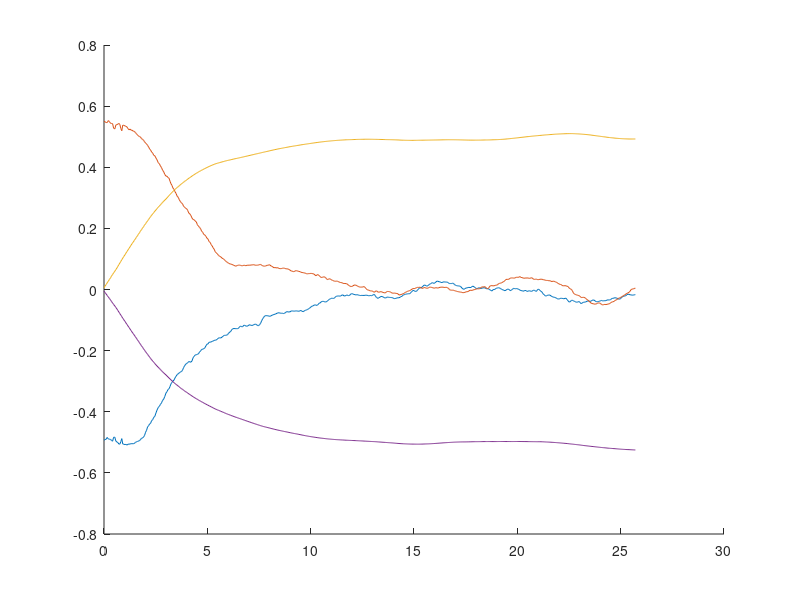

MATLAB code for this plot: (Note: this script raises an error after producing the figure.)
clear; clc;
%v_pos_dist = importdata("log_v_pos_dist.txt");
%v_vel_dist = importdata("log_v_vel_dist.txt");
%v_vel_dist_lp = importdata("log_v_vel_dist_lp.txt");
%v_pos_dist = importdata("log_v_pos_dist_3_wave.txt");
%v_vel_dist = importdata("log_v_vel_dist_3_wave.txt");
%v_vel_dist_lp = importdata("log_v_vel_dist_lp_3_wave.txt");
%v_vel_aruco = importdata("log_v_vel_aruco_3_wave.txt");
%v_land = importdata("log_v_good_land.txt");
% v_pitch = importdata("log_pitch.txt");
% v_dist = importdata("log_dist.txt");
% v_roll = importdata("log_roll.txt");
% dist_test = importdata("dist_test_no_movement.txt");
xy_cor = importdata("xy_cor_pic.txt");
x = importdata("log_x.txt");
%x(:,1) = [];
%v(:,1) = [];
%x(1:10,:) = [];
%v(1,:) = [];
%dist_test(1:50,:)=[]

% figure(1)
% subplot(2,3,1)
% plot(x(:,1)-5)
% hold on;
% plot(x(:,3))
% title('altitude drone')
% subplot(2,3,2)
% plot(x(:,2))
% title('velocity drone')
% subplot(2,3,3)
% plot(x(:,3))
% title('altitude ship')
% subplot(2,3,4)
% plot(x(:,4))
% title('velocity ship')
% subplot(2,3,5)
% plot(x(:,5))
% title('acceleration ship')
% figure(1)
% hold on;
% plot(v_pitch(:,5), v_pitch(:,1)) %Roll gt
% plot(v_pitch(:,5), v_pitch(:,3)-pi) %Roll est
% 
% figure(2)
% hold on;
% 
% 
% plot(v_pitch(:,5), v_pitch(:,2)) %Pitch gt
% plot(v_pitch(:,5), -v_pitch(:,4)- v_pitch(:,7)-0.013) %Pitch est
% %plot(v_pitch(:,5), v_pitch(:,8)/20) %Ship alt
% ylabel({'Angle [Radians]'});
% xlabel({'Time [s]'});
% title({'Pitch estimation with ground truth'});

%FFT
% Y = fft(v_pitch(:,4));
% L = 752;
% Fs = 12
% P2 = abs(Y/L);
% P1 = P2(1:L/2+1);
% P1(2:end-1) = 2*P1(2:end-1);
% figure (11)
% f = Fs*(0:(L/2))/L;
% plot(f,P1) 
% title('Single-Sided Amplitude Spectrum of X(t)')
% xlabel('f (Hz)')
% ylabel('|P1(f)|')


% figure(3)
% plot(v_vel_dist(:,1))
% hold on;
% plot(v_vel_dist(:,2)-1.4)

% figure(4)
% plot(v_pos_dist(:,3)-5)
% hold on;
% plot(v_vel_dist(:,3)-5)
% plot(v_vel_dist_lp(:,3)-5)
% xlim([0 800])
% legend('dist pos cont', 'dist vel cont', 'dist vel cont lp')
% 
% figure(5)
% plot(v_vel_aruco(:,3)-5)
% hold on;
% plot(v_vel_aruco(:,4)-5)
% plot(v_vel_aruco(:,4)-v_vel_aruco(:,3))
% xlim([0 800])
% legend('dist aruco', 'dist ground truth', 'dist diff')
% figure(6)
% plot(v_vel_aruco(:,1))
% hold on;
% plot(v_vel_aruco(:,2)-1.4)
% legend('drone pos', 'ship pos')

% figure(7)
% plot(v_vel(:,4), v_vel(:,1)-1.12-(4-1.12))
% hold on
% plot(v_vel(:,4), v_vel(:,2))

% figure(8)
% plot(v_land(:,1))
% hold on;
% plot(v_land(:,2)-6)
% legend('drone pos', 'ship pos')

% figure(9)
% plot(v_dist(:,4), v_dist(:,2))
% hold on;
% plot(v_dist(:,4), v_dist(:,3))
% ylabel({'Distance [m]'});
% xlabel({'Time [s]'});
% title({'Measurement of distance between ship and drone using aruco marker'});
% 
% avg_error = mean(abs(v_dist(:,2)-v_dist(:,3)))
% std_error = std(v_dist(:,2)-v_dist(:,3))

% figure(10)
% hold on;
% plot(v_roll(:,4),v_roll(:,1)-0.3)
% plot(v_roll(:,4), v_roll(:,2)-pi) %Roll est
% 
% max_error = max(abs(v_roll(:,2)-pi+0.3))

% figure(11)
% hold on;
% plot(dist_test(:,3), dist_test(:,1)+0.17) %Distance aruco marker
% plot(dist_test(:,3), dist_test(:,2)) %Drones own position

figure (12)
hold on;
plot(xy_cor(:,3)-xy_cor(1,3), xy_cor(:,1)) %X_cor from aruco
plot(xy_cor(:,3)-xy_cor(1,3), xy_cor(:,2)) %y_cor from aruco
plot(xy_cor(:,3)-xy_cor(1,3), xy_cor(:,4)) %x_pos drone
plot(xy_cor(:,3)-xy_cor(1,3), xy_cor(:,5)) %y_pos drone
%%
avg_dist_pos = mean(abs(v_pos_dist(1:800,3)-5))
avg_dist_vel = mean(abs(v_vel_dist(1:800,3)-5))
avg_dist_vel_lp = mean(abs(v_vel_dist_lp(1:800,3)-5))
std_dist_pos = std(abs(v_pos_dist(1:800,3)-5))
std_dist_vel = std(abs(v_vel_dist(1:800,3)-5))
std_dist_vel_lp = std(abs(v_vel_dist_lp(1:800,3)-5))
